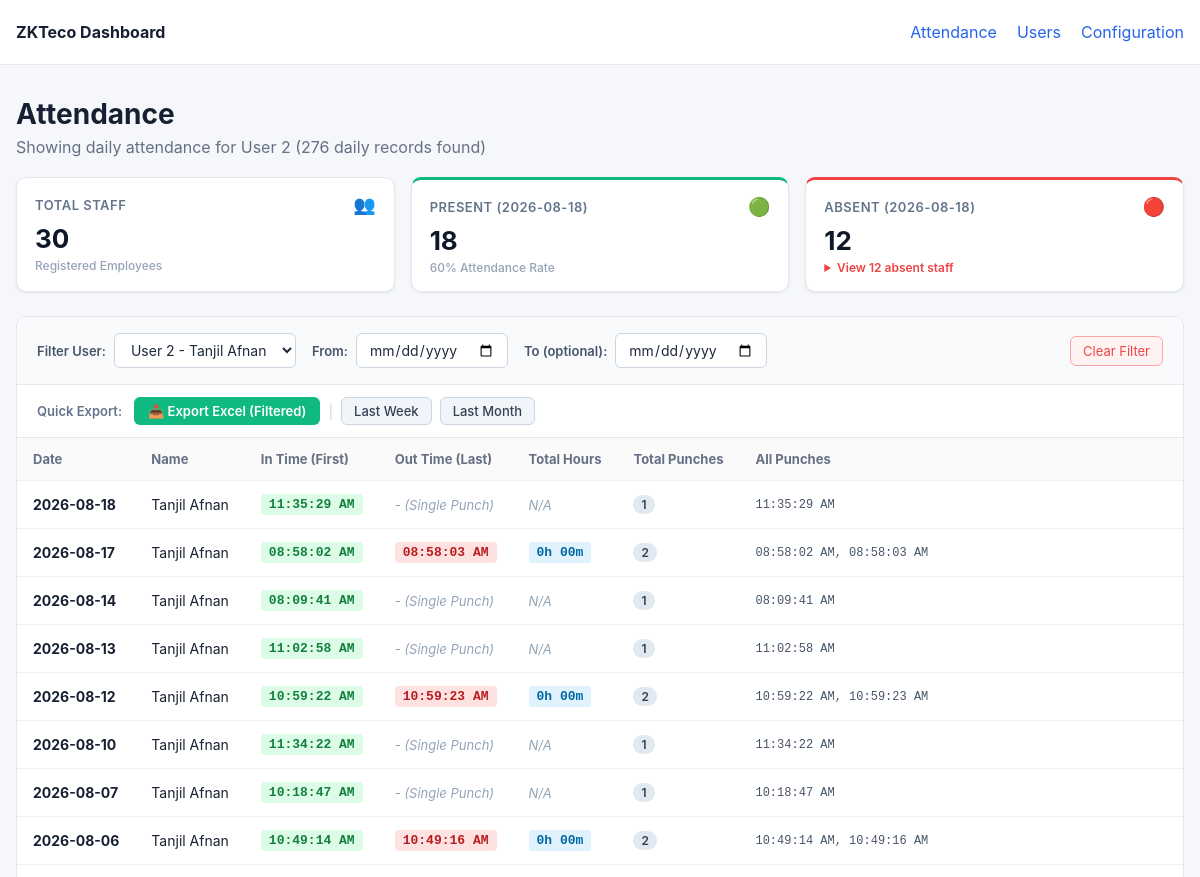
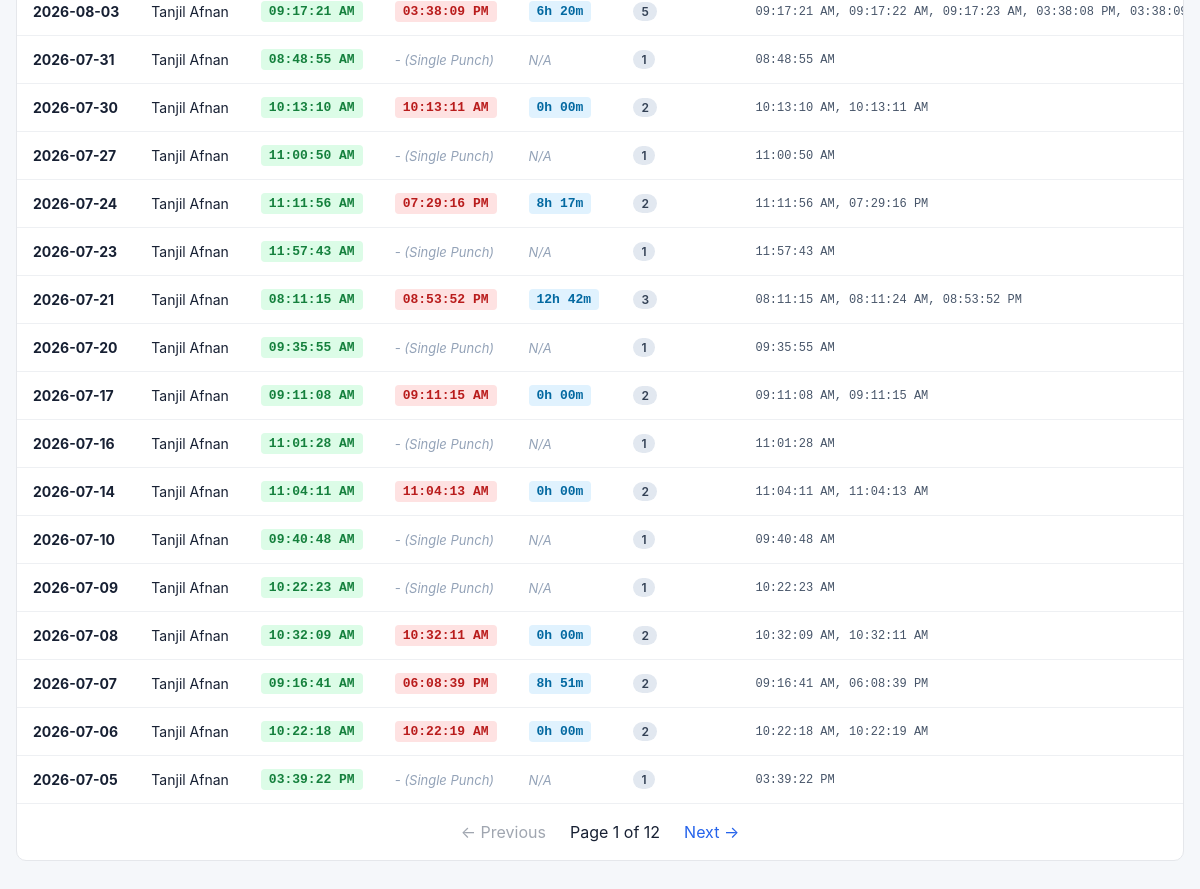
Page /?user_id=2 on the committed database (2 pictures, top to bottom).
### tables this page shows
CREATE TABLE users (
            user_id TEXT PRIMARY KEY,
            name TEXT,
            privilege TEXT,
            created_at TEXT DEFAULT CURRENT_TIMESTAMP,
            updated_at TEXT DEFAULT CURRENT_TIMESTAMP
        );

### dashboard/app.py (the view)
@app.route("/")
def attendance():
    selected_user_id = request.args.get("user_id", "").strip()
    selected_from_date = request.args.get("from_date", "").strip()
    selected_to_date = request.args.get("to_date", "").strip()
    try:
        page = max(1, int(request.args.get("page", 1)))
    except ValueError:
        page = 1
    per_page = 25
    offset = (page - 1) * per_page
    db = get_db()
    all_users = db.execute(
        "SELECT user_id, name FROM users ORDER BY CAST(user_id AS INTEGER), user_id"
    ).fetchall()
    if selected_from_date and selected_to_date and selected_from_date == selected_to_date:
        target_date = selected_from_date
    elif selected_from_date and not selected_to_date:
        target_date = selected_from_date
    else:
        latest_date_row = db.execute("SELECT MAX(DATE(timestamp)) FROM attendance").fetchone()
        target_date = latest_date_row[0] if latest_date_row and latest_date_row[0] else datetime.now().strftime("%Y-%m-%d")
    present_rows = db.execute(
        "SELECT DISTINCT user_id FROM attendance WHERE DATE(timestamp) = ?",
        (target_date,),
    ).fetchall()
    present_uids = set(r[0] for r in present_rows)
    total_staff = len(all_users)
    present_count = len(present_uids)
    absent_count = max(0, total_staff - present_count)
    absent_users = [dict(u) for u in all_users if u["user_id"] not in present_uids]
    analytics = {
        "target_date": target_date,
        "total_staff": total_staff,
        "present_count": present_count,
        "absent_count": absent_count,
        "absent_users": absent_users,
    }
    conditions = []
    params = []
    if selected_user_id:
        conditions.append("a.user_id = ?")
        params.append(selected_user_id)
    if selected_from_date:
        conditions.append("DATE(a.timestamp) >= ?")
        params.append(selected_from_date)
    if selected_to_date:
        conditions.append("DATE(a.timestamp) <= ?")
        params.append(selected_to_date)
    where_clause = f"WHERE {' AND '.join(conditions)}" if conditions else ""
    count_sql = f"SELECT COUNT(*) FROM (SELECT 1 FROM attendance a {where_clause} GROUP BY a.user_id, DATE(a.timestamp))"
    total = db.execute(count_sql, params).fetchone()[0]
    rows_sql = f"""
        SELECT
            DATE(a.timestamp) AS date,
            a.user_id,
            COALESCE(u.name, 'Unknown') AS name,
            MIN(a.timestamp) AS min_ts,
            MAX(a.timestamp) AS max_ts,
            strftime('%I:%M:%S %p', MIN(a.timestamp)) AS in_time,
            strftime('%I:%M:%S %p', MAX(a.timestamp)) AS out_time,
            COUNT(*) AS total_punches,
            GROUP_CONCAT(strftime('%I:%M:%S %p', a.timestamp), ', ') AS all_punches
        FROM attendance a
        LEFT JOIN users u
            ON u.user_id = a.user_id
        {where_clause}
        GROUP BY a.user_id, DATE(a.timestamp)
        ORDER BY date DESC, CAST(a.user_id AS INTEGER), a.user_id
        LIMIT ? OFFSET ?
    """
    raw_rows = db.execute(rows_sql, params + [per_page, offset]).fetchall()
    db.close()
    rows = []
    for r in raw_rows:
        row_dict = dict(r)
        row_dict["total_hours"] = compute_total_hours(r["min_ts"], r["max_ts"], r["total_punches"])
        rows.append(row_dict)
    total_pages = max(1, (total + per_page - 1) // per_page)
    return render_template(
        "attendance.html",
        rows=rows,
        users_list=all_users,
        selected_user_id=selected_user_id,
        selected_from_date=selected_from_date,
        selected_to_date=selected_to_date,
        analytics=analytics,
        page=page,
        per_page=per_page,
        total=total,
        total_pages=total_pages,
    )

### dashboard/app.py (called while the page is built)
def get_db():
    db = sqlite3.connect(DB_FILE)
    db.row_factory = sqlite3.Row
    return db

def compute_total_hours(min_ts, max_ts, total_punches):
    if total_punches > 1 and min_ts and max_ts:
        try:
            t_in = datetime.fromisoformat(min_ts)
            t_out = datetime.fromisoformat(max_ts)
            diff = t_out - t_in
            secs = int(diff.total_seconds())
            if secs > 0:
                h = secs // 3600
                m = (secs % 3600) // 60
                return f"{h}h {m:02d}m"
        except Exception:
            pass
    return "N/A"

### dashboard/templates/attendance.html (shortened to what this page needs)
{% extends "base.html" %}
{% block content %}
<div class="page-header">
    <div>
        <h1>Attendance</h1>
        <p>
            {% if selected_from_date and selected_to_date %}
                Showing attendance {% if selected_user_id %}for User {{ selected_user_id }} {% endif %}from {{ selected_from_date }} to {{ selected_to_date }} ({{ total }} daily records found)
            {% elif selected_from_date %}
                Showing attendance {% if selected_user_id %}for User {{ selected_user_id }} {% endif %}from {{ selected_from_date }} onwards ({{ total }} daily records found)
            {% elif selected_to_date %}
                Showing attendance {% if selected_user_id %}for User {{ selected_user_id }} {% endif %}up to {{ selected_to_date }} ({{ total }} daily records found)
            {% elif selected_user_id %}
                Showing daily attendance for User {{ selected_user_id }} ({{ total }} daily records found)
            {% else %}
                {{ total }} total daily attendance records
            {% endif %}
        </p>
    </div>
</div>
<div class="kpi-grid">
    <div class="kpi-card">
        <div class="kpi-header">
            <span class="kpi-label">Total Staff</span>
            <span class="kpi-icon">👥</span>
        </div>
        <div class="kpi-value">{{ analytics.total_staff }}</div>
        <div class="kpi-sub">Registered Employees</div>
    </div>
    <div class="kpi-card kpi-card-success">
        <div class="kpi-header">
            <span class="kpi-label">Present ({{ analytics.target_date }})</span>
            <span class="kpi-icon">🟢</span>
        </div>
        <div class="kpi-value">{{ analytics.present_count }}</div>
        <div class="kpi-sub">{{ ((analytics.present_count / (analytics.total_staff or 1)) * 100)|round|int }}% Attendance Rate</div>
    </div>
    <div class="kpi-card kpi-card-danger">
        <div class="kpi-header">
            <span class="kpi-label">Absent ({{ analytics.target_date }})</span>
            <span class="kpi-icon">🔴</span>
        </div>
        <div class="kpi-value">{{ analytics.absent_count }}</div>
        <div class="kpi-sub">
            {% if analytics.absent_count > 0 %}
                <details class="absent-details">
                    <summary>View {{ analytics.absent_count }} absent staff</summary>
                </details>
            {% else %}
                All staff present!
            {% endif %}
        </div>
    </div>
</div>
<div class="card">
    <form method="GET" action="{{ url_for('attendance') }}" class="filter-bar">
        <div class="filter-group">
            <label for="user-select">Filter User:</label>
            <select name="user_id" id="user-select" onchange="this.form.submit()">
                {% for u in users_list %}
                    <option value="{{ u.user_id }}" {% if u.user_id == selected_user_id %}selected{% endif %}>
                        User {{ u.user_id }} - {{ u.name }}
                    </option>
                {% endfor %}
            </select>
        </div>
        <div class="filter-group">
            <label for="from-date">From:</label>
            <input type="date" name="from_date" id="from-date" value="{{ selected_from_date }}" onchange="this.form.submit()">
        </div>
        <div class="filter-group">
            <label for="to-date">To (optional):</label>
            <input type="date" name="to_date" id="to-date" value="{{ selected_to_date }}" onchange="this.form.submit()">
        </div>
        {% if selected_user_id or selected_from_date or selected_to_date %}
            <a href="{{ url_for('attendance') }}" class="btn-clear">Clear Filter</a>
        {% endif %}
    </form>
    <div class="export-bar">
        <div class="export-label">Quick Export:</div>
        <div class="export-buttons">
            <a href="{{ url_for('export_excel', user_id=selected_user_id, from_date=selected_from_date, to_date=selected_to_date) }}" class="btn-export">
                📥 Export Excel {% if not selected_user_id and not selected_from_date and not selected_to_date %}(Latest Month){% else %}(Filtered){% endif %}
            </a>
            <span class="divider">|</span>
            <a href="{{ url_for('export_excel', preset='last_week', user_id=selected_user_id) }}" class="btn-preset">Last Week</a>
            <a href="{{ url_for('export_excel', preset='last_month', user_id=selected_user_id) }}" class="btn-preset">Last Month</a>
        </div>
    </div>
    <div class="table-wrap">
        <table>
            <thead>
                <tr>
                    <th>Date</th>
                    <th>Name</th>
                    <th>In Time (First)</th>
                    <th>Out Time (Last)</th>
                    <th>Total Hours</th>
                    <th>Total Punches</th>
                    <th>All Punches</th>
                </tr>
            </thead>
            <tbody>
            {% for row in rows %}
                <tr>
                    <td><strong>{{ row.date }}</strong></td>
                    <td>{{ row.name }}</td>
                    <td>
                        <span class="time-tag in-time">{{ row.in_time }}</span>
                    </td>
                    <td>
                        {% if row.total_punches > 1 %}
                            <span class="time-tag out-time">{{ row.out_time }}</span>
                        {% else %}
                            <span class="single-punch">- (Single Punch)</span>
                        {% endif %}
                    </td>
                    <td>
                        <span class="{% if row.total_hours != 'N/A' %}hours-tag{% else %}single-punch{% endif %}">
                            {{ row.total_hours }}
                        </span>
                    </td>
                    <td><span class="badge">{{ row.total_punches }}</span></td>
                    <td class="punch-list">{{ row.all_punches }}</td>
                </tr>
            {% else %}
                <tr>
                    <td colspan="7" class="empty">No attendance records found.</td>
                </tr>
            {% endfor %}
            </tbody>
        </table>
    </div>
    {% include "_pagination.html" %}
</div>
{% endblock %}

### dashboard/static/style.css (style rules this page uses)
* { box-sizing: border-box; }
body { margin: 0; background: #f5f7fa; color: #172033; font-family: -apple-system, BlinkMacSystemFont, "Segoe UI", sans-serif; }
.page-header { margin-bottom: 20px; }
h1 { margin: 0 0 6px; font-size: 28px; }
p { margin: 0; color: #667085; }
.card { background: white; border: 1px solid #e5e7eb; border-radius: 10px; overflow: hidden; }
.table-wrap { overflow-x: auto; }
table { width: 100%; border-collapse: collapse; }
th, td { padding: 13px 16px; text-align: left; border-bottom: 1px solid #eef0f3; white-space: nowrap; }
th { background: #fafafa; font-size: 13px; color: #667085; }
td { font-size: 14px; }
.filter-bar { padding: 16px 20px; background: #f8fafc; border-bottom: 1px solid #e5e7eb; display: flex; align-items: center; flex-wrap: wrap; gap: 16px; }
.filter-group { display: flex; align-items: center; gap: 8px; }
.filter-group label { font-size: 13px; font-weight: 600; color: #475569; }
.filter-group select, .filter-group input[type="date"] { padding: 7px 12px; border: 1px solid #cbd5e1; border-radius: 6px; background-color: #ffffff; font-size: 14px; font-family: inherit; color: #1e293b; outline: none; cursor: pointer; transition: border-color 0.15s ease; }
.btn-clear { margin-left: auto; font-size: 13px; color: #ef4444; text-decoration: none; padding: 6px 12px; border-radius: 6px; border: 1px solid #fca5a5; background: #fef2f2; transition: all 0.15s ease; }
.time-tag { display: inline-block; padding: 3px 8px; border-radius: 4px; font-size: 13px; font-family: ui-monospace, SFMono-Regular, Menlo, Monaco, Consolas, monospace; font-weight: 600; }
.time-tag.in-time { background: #dcfce7; color: #15803d; }
.time-tag.out-time { background: #fee2e2; color: #b91c1c; }
.hours-tag { display: inline-block; padding: 3px 8px; border-radius: 4px; font-size: 13px; font-family: ui-monospace, SFMono-Regular, Menlo, Monaco, Consolas, monospace; font-weight: 600; background: #e0f2fe; color: #0369a1; }
.single-punch { font-size: 13px; color: #94a3b8; font-style: italic; }
.badge { display: inline-block; padding: 2px 8px; border-radius: 12px; font-size: 12px; font-weight: 600; background: #e2e8f0; color: #334155; }
.punch-list { font-family: ui-monospace, SFMono-Regular, Menlo, Monaco, Consolas, monospace; font-size: 12px; color: #475569; }
.export-bar { padding: 12px 20px; background: #ffffff; border-bottom: 1px solid #e5e7eb; display: flex; align-items: center; gap: 12px; flex-wrap: wrap; }
.export-label { font-size: 13px; font-weight: 600; color: #64748b; }
.export-buttons { display: flex; align-items: center; gap: 8px; flex-wrap: wrap; }
.btn-export { display: inline-flex; align-items: center; gap: 6px; padding: 6px 14px; background-color: #10b981; color: #ffffff; font-size: 13px; font-weight: 600; border-radius: 6px; text-decoration: none; transition: background-color 0.15s ease; }
.btn-preset { display: inline-flex; align-items: center; padding: 5px 12px; background-color: #f1f5f9; color: #334155; font-size: 13px; font-weight: 500; border-radius: 6px; border: 1px solid #cbd5e1; text-decoration: none; transition: all 0.15s ease; }
.divider { color: #cbd5e1; font-size: 14px; }
.kpi-grid { display: grid; grid-template-columns: repeat(auto-fit, minmax(200px, 1fr)); gap: 16px; margin-bottom: 24px; }
.kpi-card { background: #ffffff; border-radius: 10px; padding: 16px 18px; box-shadow: 0 1px 3px rgba(0, 0, 0, 0.05), 0 1px 2px rgba(0, 0, 0, 0.03); border: 1px solid #e2e8f0; position: relative; overflow: hidden; transition: transform 0.15s ease, box-shadow 0.15s ease; }
.kpi-header { display: flex; justify-content: space-between; align-items: center; margin-bottom: 8px; }
.kpi-label { font-size: 13px; font-weight: 600; color: #64748b; text-transform: uppercase; letter-spacing: 0.5px; }
.kpi-icon { font-size: 18px; }
.kpi-value { font-size: 26px; font-weight: 700; color: #0f172a; line-height: 1.2; margin-bottom: 4px; }
.kpi-sub { font-size: 12px; color: #94a3b8; font-weight: 500; }
.kpi-card-success { border-top: 3px solid #10b981; }
.kpi-card-danger { border-top: 3px solid #ef4444; }
.absent-details summary { font-size: 12px; color: #ef4444; cursor: pointer; font-weight: 600; user-select: none; outline: none; }

### rows in the picture
users: date "2026-08-18", name "Tanjil Afnan", in_time "11:35:29 AM", shows "- (Single Punch)", total_hours "N/A", total_punches "1", all_punches "11:35:29 AM", date "2026-08-17", in_time "08:58:02 AM", out_time "08:58:03 AM", total_hours "0h 00m", total_punches "2", all_punches "08:58:02 AM, 08:58:03 AM", date "2026-08-12", in_time "10:59:22 AM", out_time "10:59:23 AM", all_punches "10:59:22 AM, 10:59:23 AM", date "2026-08-06", in_time "10:49:14 AM", out_time "10:49:16 AM", all_punches "10:49:14 AM, 10:49:16 AM", date "2026-07-30", in_time "10:13:10 AM", out_time "10:13:11 AM", all_punches "10:13:10 AM, 10:13:11 AM", date "2026-07-24", in_time "11:11:56 AM", out_time "07:29:16 PM", total_hours "8h 17m", all_punches "11:11:56 AM, 07:29:16 PM", date "2026-07-17", in_time "09:11:08 AM", out_time "09:11:15 AM", all_punches "09:11:08 AM, 09:11:15 AM", date "2026-07-14", in_time "11:04:11 AM", out_time "11:04:13 AM", all_punches "11:04:11 AM, 11:04:13 AM", date "2026-07-08", in_time "10:32:09 AM", out_time "10:32:11 AM", all_punches "10:32:09 AM, 10:32:11 AM", date "2026-07-07", in_time "09:16:41 AM", out_time "06:08:39 PM", total_hours "8h 51m", all_punches "09:16:41 AM, 06:08:39 PM", date "2026-07-06", in_time "10:22:18 AM", out_time "10:22:19 AM", all_punches "10:22:18 AM, 10:22:19 AM"

### other values in the picture
{{ selected_user_id }} "2"
{{ total }} "276"
{{ analytics.total_staff }} "30"
{{ analytics.target_date }} "2026-08-18"
{{ analytics.present_count }} "18"
{{ analytics.absent_count }} "12"
{{ row.date }} "2026-08-14" "2026-08-13" "2026-08-10" "2026-08-07" "2026-08-03" "2026-07-31" "2026-07-27" "2026-07-23" "2026-07-21" "2026-07-20" "2026-07-16" "2026-07-10" "2026-07-09" "2026-07-05"
{{ row.name }} "Tanjil Afnan" "Tanjil Afnan" "Tanjil Afnan" "Tanjil Afnan" "Tanjil Afnan" "Tanjil Afnan" "Tanjil Afnan" "Tanjil Afnan" "Tanjil Afnan" "Tanjil Afnan" "Tanjil Afnan" "Tanjil Afnan" "Tanjil Afnan" "Tanjil Afnan"
{{ row.in_time }} "08:09:41 AM" "11:02:58 AM" "11:34:22 AM" "10:18:47 AM" "09:17:21 AM" "08:48:55 AM" "11:00:50 AM" "11:57:43 AM" "08:11:15 AM" "09:35:55 AM" "11:01:28 AM" "09:40:48 AM" "10:22:23 AM" "03:39:22 PM"
{{ row.total_hours }} "N/A" "N/A" "N/A" "N/A" "6h 20m" "N/A" "N/A" "N/A" "12h 42m" "N/A" "N/A" "N/A" "N/A" "N/A"
{{ row.total_punches }} "1" "1" "1" "1" "5" "1" "1" "1" "3" "1" "1" "1" "1" "1"
{{ row.all_punches }} "08:09:41 AM" "11:02:58 AM" "11:34:22 AM" "10:18:47 AM" "09:17:21 AM, 09:17:22 AM, 09:17:23 AM, 03:38:08 PM,…" "08:48:55 AM" "11:00:50 AM" "11:57:43 AM" "08:11:15 AM, 08:11:24 AM, 08:53:52 PM" "09:35:55 AM" "11:01:28 AM" "09:40:48 AM" "10:22:23 AM" "03:39:22 PM"
{{ row.out_time }} "03:38:09 PM" "08:53:52 PM"
{{ page }} "1"
{{ total_pages }} "12"
